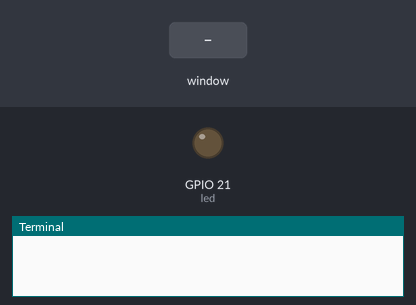
A program run on a simulated Raspberry Pi (BCM pin numbers). Shown: output pins drawn as LEDs (lit = HIGH), the last lines printed to the terminal. The inputs (shaded band) are chosen by the test bench. The desktop window is not drawn, its controls go by their first labels and the mouse button is held 0.15 s.

Above: at 1.2 s.
1.3 s: slider 1 in the window set to 50
At 2.5 s:
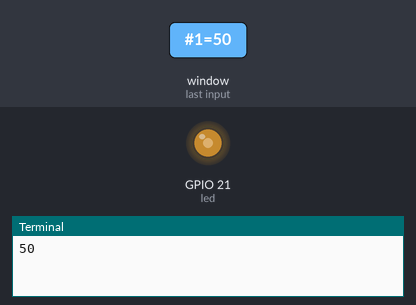
2.8 s: slider 1 in the window set to 100
At 3.7 s:
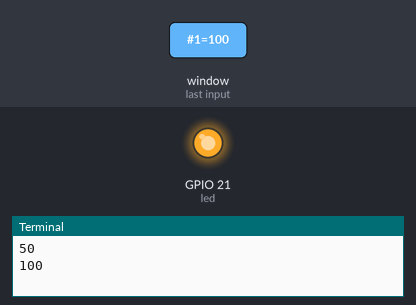
4.3 s: slider 1 in the window set to 25
At 4.9 s:
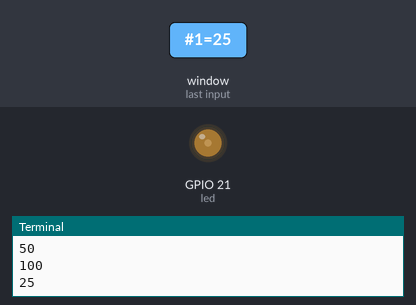
Timing chart, 0 to 7.3 s (numbered marks = the images above; inputs shaded):
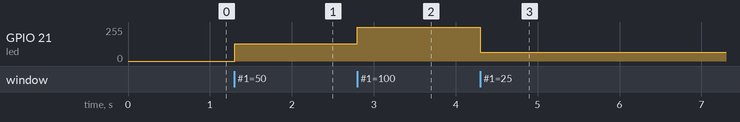

The program:

pwm_slider_led.py
```python
from PyQt5.QtWidgets import QWidget, QApplication, QLabel, QSlider
from PyQt5.QtCore import Qt
import RPi.GPIO as GPIO
class App(QWidget):
	def __init__(self):
		super().__init__()
		self.w = 600
		self.h = 300
		self.x = 100
		self.y = 100
		self.titulo = "MONITOREO"
		self.initUI()
		self.initPWM()
	def initPWM(self):
		GPIO.setwarnings(False)
		GPIO.setmode(GPIO.BCM)
		GPIO.setup(21,GPIO.OUT)
		self.led = GPIO.PWM(21, 100)
		self.led.start(0)
	def initUI(self):
		self.setGeometry(self.x,self.y,self.w,self.h)
		self.setWindowTitle(self.titulo)
		#LABEL
		self.label1 = QLabel("ESPERANDO",self)
		p = "font-size:20px; font-weight: bold"
		self.label1.setStyleSheet(p)
		self.label1.move(100,100)
		#Slider
		slider1 = QSlider(Qt.Horizontal,self)
		slider1.setGeometry(100,160,200,30)
		slider1.valueChanged.connect(self.pwm)
		slider1.setMaximum(100)
		slider1.setMinimum(0)
		self.show()
	def pwm(self,data):
		print(data)
		self.label1.setText(str(data))
		self.led.ChangeDutyCycle(data)
if __name__ == "__main__":
	app = QApplication([])
	ex = App()
	app.exec_()
```

Measured:
- after the input at 1.3 s, GPIO 21 (led): 0/255 → 128/255 at once
- after the input at 2.8 s, GPIO 21 (led): 128/255 → 255/255 at once
- after the input at 4.3 s, GPIO 21 (led): 255/255 → 64/255 at once
